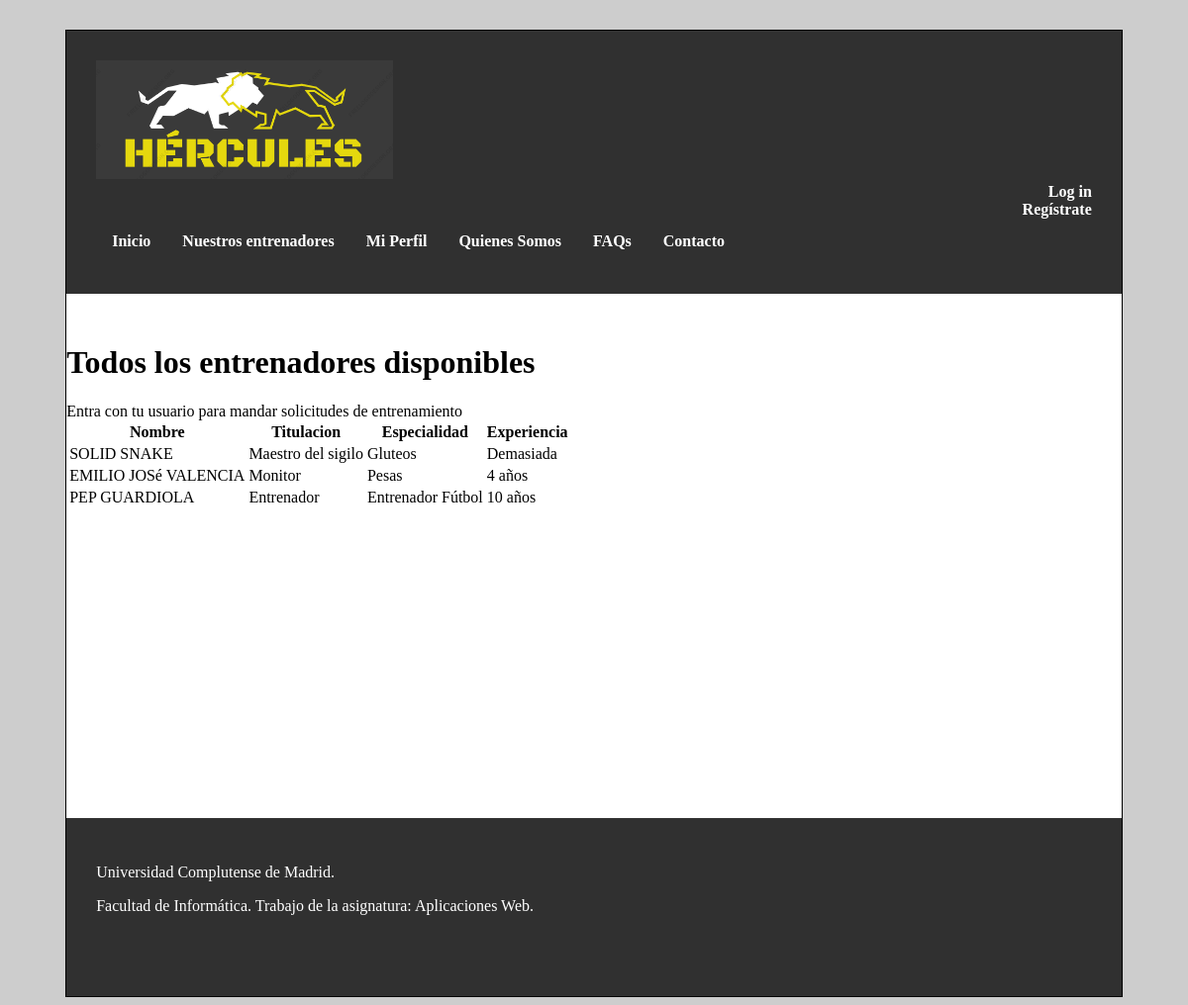
The app's page /entrenadores.php with its own data.
### tables this page shows
CREATE TABLE `usuario` (
  `nif` varchar(10) NOT NULL,
  `nombre` varchar(30) NOT NULL,
  `contrasenna` varchar(255) NOT NULL,
  `foto` varchar(30) DEFAULT NULL,
  `email` varchar(30) NOT NULL,
  `sexo` varchar(6) DEFAULT NULL,
  `fechaNac` date DEFAULT NULL,
  `telefono` varchar(15) DEFAULT NULL,
  `ubicacion` varchar(50) DEFAULT NULL,
  `peso` decimal(5,0) DEFAULT NULL,
  `altura` decimal(5,0) DEFAULT NULL,
  `preferencias` varchar(50) DEFAULT NULL,
  `tipoUsuario` tinyint(1) NOT NULL DEFAULT 0,
  `titulacion` varchar(30) DEFAULT NULL,
  `especialidad` varchar(50) DEFAULT NULL,
  `experiencia` varchar(30) DEFAULT NULL
);

### includes/DAOs/DAO.php (called while the page is built, shortened)
<?php
class DAO {
    private $servername = "localhost";
    private $username = "hercules";
    private $password = "iG8hC62acnPrvIeU";
    private $dbname = "hercules";
    private $mysqli = null;
    public function __construct(){
        if(!$this->mysqli){
            $this->mysqli = new mysqli($this->servername, $this->username, $this->password, $this->dbname);
        }
    }
    protected function consultar($query){
        return $this->mysqli->query($query);
    }
}
?>

### includes/config.php (called while the page is built, shortened)
<?php
require_once __DIR__.'/controller.php';
$ctrl = new controller();
?>

### includes/controller.php (called while the page is built, shortened)
<?php
require_once(__DIR__ . '/DAOs/usuarioDAO.php');
class controller{
   private $usuarioDAO;
    public function __construct(){
        $this->usuarioDAO = new UsuarioDAO();
    }
    public function listarEntrenadores($nif=0){
        $consulta = $this->usuarioDAO->listarEntrenadores($nif);
        $row = array();
        $entrena = array();
        if ($consulta) {
            while ($fila = mysqli_fetch_assoc($consulta)){
                $row['nombre'] = $fila['nombre'];
                $row['titulacion'] = $fila['titulacion'];
                $row['especialidad'] = $fila['especialidad'];
                $row['experiencia'] = $fila['experiencia'];
                $entrena[$fila['nif']] = $row;
            }
        }
        return $entrena;
    }
}

### includes/DAOs/usuarioDAO.php (called while the page is built, shortened)
<?php
require_once(__DIR__.'/DAO.php');
class UsuarioDAO extends DAO {
    public function listarEntrenadores($nif){
        if ($nif) {
            $query = "SELECT nif, nombre, titulacion, especialidad, experiencia FROM usuario WHERE tipoUsuario = 1 AND nif != '" .$nif."'";
        }
        else {
             $query = "SELECT nif, nombre, titulacion, especialidad, experiencia FROM usuario WHERE tipoUsuario = 1";
        }
        return $this->consultar($query);
    }
}
?>

### entrenadores.php (the view, shortened to what this page needs)
<?php
	require_once 'includes/config.php';
?>
<!DOCTYPE html>
<html>
<head>
	<link rel="stylesheet" type="text/css" href="includes/estilo.css" />
</head>
<body>
<div id="contenedor">
	<?php
		require('includes/comun/cabecera.php');
	?>
	<div id="contenido">
		<form action="entrena_check.php" method="post">
			<h1>Todos los entrenadores disponibles</h1>
			<?php
			if (!isset($_SESSION['login'])) {
				echo 'Entra con tu usuario para mandar solicitudes de entrenamiento'.'<br>';
			}
			$arr = $ctrl->listarEntrenadores( (isset($_SESSION['login']))? $_SESSION['usuario']->getNif() : 0);
			if (count($arr) > 0) {
				echo '<table>';
				  echo '<tr>'.'<th>Nombre</th>'.'<th>Titulacion</th>'.'<th>Especialidad</th>'.'<th>Experiencia</th>';
				  echo '</tr>';
				  if (isset($_SESSION['login'])) {
				  	$estados = $ctrl->listarSolicitudes($_SESSION['usuario']->getNif());
				  	foreach ($arr as $key => $valor) {
						echo '<tr>';
							echo '<td>'.$valor['nombre'].'</td>';
						    echo '<td>'.$valor['titulacion'].'</td>';
						    echo '<td>'.$valor['especialidad'].'</td>';
						    echo '<td>'.$valor['experiencia'].'</td>';
						    if (!isset($estados[$key])) {
								echo '<td>'.'<input type="checkbox" name="check_list[]" value='.$key.'>'.'</td>';
							}
							else if ($estados[$key] == 'pendiente'){
								echo '<td>'.'Solicitud enviada'.'</td>';
							}
							else if ($estados[$key] == 'aceptado'){
								echo '<td>'.'Ya soy tu entrenador/a'.'</td>';
							}
					 	echo'</tr>';
					}
				  }
				  else {
				  	foreach ($arr as $key => $valor) {
						echo '<tr>';
							echo '<td>'.$valor['nombre'].'</td>';
						    echo '<td>'.$valor['titulacion'].'</td>';
						    echo '<td>'.$valor['especialidad'].'</td>';
						    echo '<td>'.$valor['experiencia'].'</td>';
					 	echo'</tr>';
					}
				  }
				echo '</table>';
			}
			else {
				echo "No parece haber entrenadores disponibles ahora mismo. Vuelve mas tarde.";
			}
		?>
		</form>
	</div>
	<?php
		require('includes/comun/pie.php');
	?>
</div>
</body>
</html>

### includes/comun/cabecera.php
<div id="cabecera">
	<img src="includes/img/Hercules_logo.png" width="300" height="120" alt="Logo de Hercules: la web">
	<div class="saludo">
		<?php
		if (isset($_SESSION['login'])) {
			echo  "Has entrado como " . $_SESSION['usuario']->getNombre() . ". ". '<a href= logout.php>' . "Logout" . '</a>';
		}
		else {
			echo '<a href= login.php>Log in</a>';
			echo '<br>';
			echo '<a href= registro.php>Regístrate</a>';
			echo '<br>';
		}
		?>
	</div>
	<div class="menu">
		<ul>
		  <li><a href= index.php>Inicio</a></li>
		  <li><a href= entrenadores.php>Nuestros entrenadores</a></li>
		  <li><a href= miPerfil.php>Mi Perfil</a></li>
		  <li><a href= quienes_somos.php>Quienes Somos</a></li>
		  <li><a href= faqs.php>FAQs</a></li>
		  <li><a href= contacto.php>Contacto</a></li>
		</ul>
	</div>
</div>

### includes/comun/pie.php
<div id="pie">
	<p>Universidad Complutense de Madrid.</p>
	<p>Facultad de Informática. Trabajo de la asignatura: Aplicaciones Web.</p>
</div>

### includes/estilo.css (style rules this page uses)
body { background-color: #CDCDCD; }
div#contenedor { width: 90%; margin: auto; border: 1px solid black; background-color: #aaaaaa; margin-top: 30px; }
div#cabecera { padding: 30px; height: auto; background-color: #303030; color: white; }
div#cabecera a, div#cabecera a:visited { color: white; font-weight: bold; text-decoration: none; }
div#contenido { padding-top: 30px; min-height: 500px; width: 100%; background-color: white; }
div#pie { padding: 30px; height: 120px; background-color: #303030; color: white; }
div.saludo { width: 100%; text-align: right; }
div.menu ul { list-style-type: none; margin: 0; padding: 0; overflow: hidden; background-color: #303030; }
div.menu li { float: left; }
div.menu li a { display: inline-block; color: white; text-align: center; padding: 14px 16px; text-decoration: none; }

### records on screen
usuario: nombre "SOLID SNAKE", titulacion "Maestro del sigilo", especialidad "Gluteos", experiencia "Demasiada"
usuario: nombre "EMILIO JOSé VALENCIA", titulacion "Monitor", especialidad "Pesas", experiencia "4 años"
usuario: nombre "PEP GUARDIOLA", titulacion "Entrenador", especialidad "Entrenador Fútbol", experiencia "10 años"
